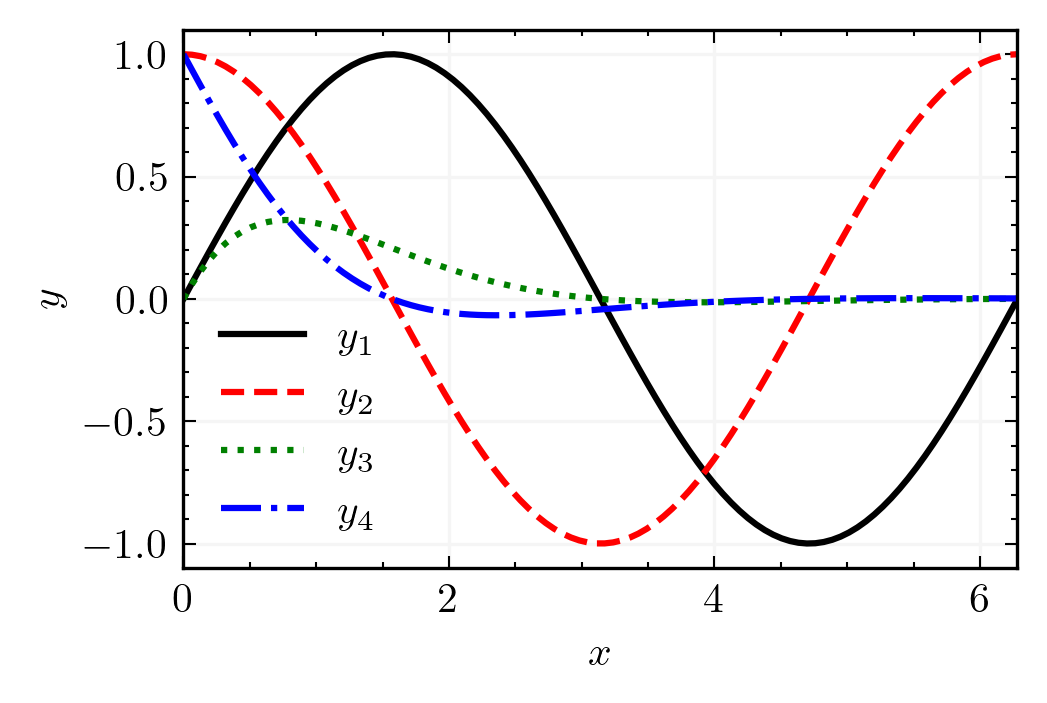

Reproduce this figure in Python.
import numpy as np
from math import pi
import matplotlib.pyplot as plt

plt.style.use('vyason')

fig,ax = plt.subplots(1,1,constrained_layout=True)

xmin,xmax=0,2*pi
x = np.linspace(xmin,xmax,100,endpoint=True)

y1 = np.sin(x)
y2 = np.cos(x)
y3 = np.sin(x)*np.exp(-x)
y4 = np.cos(x)*np.exp(-x)

ax.plot(x,y1,c='black',ls='solid',label=r'$y_1$')
ax.plot(x,y2,c='red',ls='dashed',label=r'$y_2$')
ax.plot(x,y3,c='green',ls='dotted',label=r'$y_3$')
ax.plot(x,y4,c='blue',ls='dashdot',label=r'$y_4$')

ax.set_xlim(xmin,xmax)
ax.set_xlabel(r'$x$')
ax.set_ylabel(r'$y$')
ax.legend()
ax.grid()


fig.savefig('example_plot_1x1.png')
